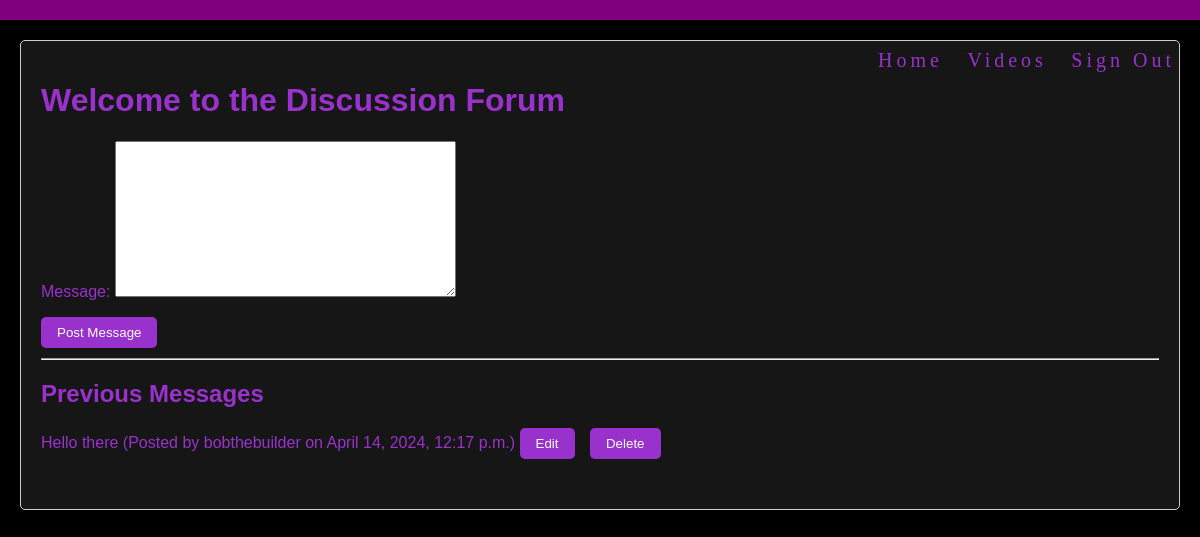
The page /Discussion/ (signed in) on the database as committed earlier.
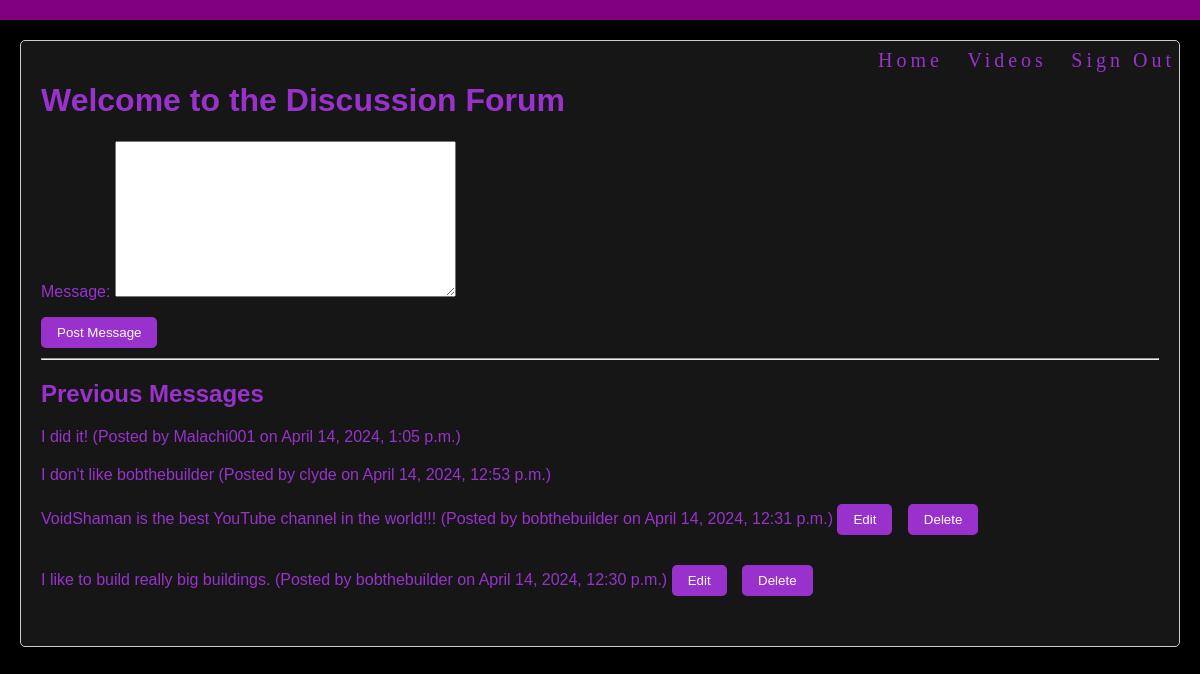
The same page on the database as committed later.
### web_project/models.py (models this page shows, shortened)
class UserMessage(models.Model):
    user = models.ForeignKey(User, on_delete=models.CASCADE)
    message = models.TextField()
    created_at = models.DateTimeField(auto_now_add=True)

### web_project/views.py (the view)
# urls.py: path('Discussion/', views.discussion, name='discussion'),
@login_required
def discussion(request):
    if request.method == 'POST':
        form = UserMessageForm(request.POST)
        if form.is_valid():
            message = form.save(commit=False)
            message.user = request.user
            message.save()
            return redirect('discussion')
    else:
        form = UserMessageForm()
    messages = UserMessage.objects.all().order_by('-created_at')
    return render(request, 'web_project/Discussion.html', {'form': form, 'messages': messages})

### web_project/forms.py
class UserMessageForm(forms.ModelForm):
    class Meta:
        model = UserMessage
        fields = ['message']

### web_project/templates/web_project/Discussion.html (shortened to what this page needs)
<!DOCTYPE html>
<html lang="en">
<head>
    {% load static %}
    <link rel="stylesheet" href="{% static 'web_project/Message.css' %}">
</head>
<body>
<header>
    <nav>
        <a href="{% url 'home' %}">Home</a>
        <a href="{% url 'video' %}">Videos</a>
        <a href="{% url 'sign_out' %}">Sign Out</a>
    </nav>
</header>
<div class="container">
    <h1>Welcome to the Discussion Forum</h1>
    <form method="post" action="{% url 'discussion' %}">
        {{ form.as_p }}
        <button type="submit">Post Message</button>
    </form>
    <hr>
    <h2>Previous Messages</h2>
    {% if messages %}
        <ul>
            {% for message in messages %}
                <li>
                    {{ message.message }}
                    (Posted by {{ message.user.username }} on {{ message.created_at }})
                    {% if message.user == request.user %}
                        <form method="post" action="{% url 'edit_message' message.id %}">
                            <button type="submit">Edit</button>
                        </form>
                        <form method="post" action="{% url 'delete_message' message.id %}">
                            <button type="submit">Delete</button>
                        </form>
                    {% endif %}
                </li>
            {% endfor %}
        </ul>
    {% else %}
        <p>No messages yet.</p>
    {% endif %}
</div>
</body>
</html>

### static/web_project/Message.css (style rules this page uses)
body, html { margin: 0; padding: 0; color: darkorchid; }
body { font-family: Arial, sans-serif; background-color: #000000; }
header { background-color: purple; padding: 10px; text-align: center; }
nav { float: right; line-height: 100px; }
nav a { text-decoration: none; font-family: "Pacifico"; letter-spacing: 4px; font-size: 20px; padding: 16px 5px; color: darkorchid; }
.container { margin: 20px; padding: 20px; border: 1px solid #ccc; border-radius: 5px; background-color: rgb(22, 22, 22); }
form { margin-bottom: 10px; }
button { padding: 8px 16px; background-color: darkorchid; color: white; border: none; border-radius: 5px; cursor: pointer; }
ul { list-style-type: none; padding: 0; }
li { margin-bottom: 20px; }
li form { display: inline-block; margin-right: 1px; }
form button, a { margin-right: 10px; }
a { color: darkorchid; text-decoration: none; }

Rows that differ between the two databases and show on the page:
removed UserMessage: message "Hello there", user.username "bobthebuilder", created_at "April 14, 2024, 12:17 p.m.", shows "Edit"
added UserMessage: message "I did it!", user.username "Malachi001", created_at "April 14, 2024, 1:05 p.m."
added UserMessage: message "I don't like bobthebuilder", user.username "clyde", created_at "April 14, 2024, 12:53 p.m."
added UserMessage: message "VoidShaman is the best YouTube channel in the world!!!", user.username "bobthebuilder", created_at "April 14, 2024, 12:31 p.m.", shows "Edit"
added UserMessage: message "I like to build really big buildings.", user.username "bobthebuilder", created_at "April 14, 2024, 12:30 p.m.", shows "Edit"
